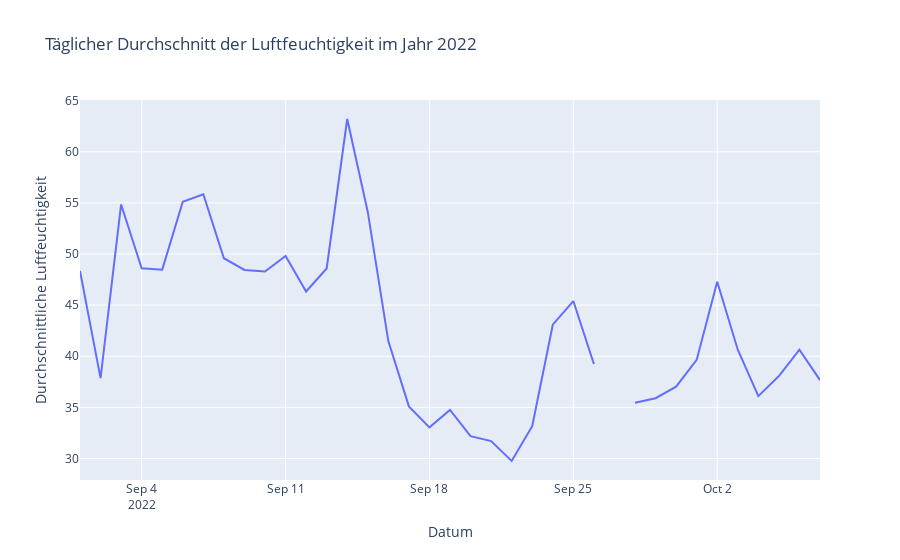

This figure's notebook cell:
### Code cell
fig = px.line(daily_avg_hum_2022, x='date_time', y='hum', title='Täglicher Durchschnitt der Luftfeuchtigkeit im Jahr 2022',
              labels={'date_time': 'Datum', 'hum': 'Durchschnittliche Luftfeuchtigkeit'})

fig.show()

### Figure 1 — Plotly figure (JSON) as saved in the notebook; plotly's stock layout.template omitted (floating-point values rounded to 4 significant figures)
{"data": [{"hovertemplate": "Datum=%{x}<br>Durchschnittliche Luftfeuchtigkeit=%{y}<extra></extra>", "legendgroup": "", "line": {"color": "#636efa", "dash": "solid"}, "marker": {"symbol": "circle"}, "mode": "lines", "name": "", "orientation": "v", "showlegend": false, "type": "scatter", "x": ["2022-09-01T00:00:00", "2022-09-02T00:00:00", "2022-09-03T00:00:00", "2022-09-04T00:00:00", "2022-09-05T00:00:00", "2022-09-06T00:00:00", "2022-09-07T00:00:00", "2022-09-08T00:00:00", "2022-09-09T00:00:00", "2022-09-10T00:00:00", "2022-09-11T00:00:00", "2022-09-12T00:00:00", "2022-09-13T00:00:00", "2022-09-14T00:00:00", "2022-09-15T00:00:00", "2022-09-16T00:00:00", "2022-09-17T00:00:00", "2022-09-18T00:00:00", "2022-09-19T00:00:00", "2022-09-20T00:00:00", "2022-09-21T00:00:00", "2022-09-22T00:00:00", "2022-09-23T00:00:00", "2022-09-24T00:00:00", "2022-09-25T00:00:00", "2022-09-26T00:00:00", "2022-09-27T00:00:00", "2022-09-28T00:00:00", "2022-09-29T00:00:00", "2022-09-30T00:00:00", "2022-10-01T00:00:00", "2022-10-02T00:00:00", "2022-10-03T00:00:00", "2022-10-04T00:00:00", "2022-10-05T00:00:00", "2022-10-06T00:00:00", "2022-10-07T00:00:00"], "xaxis": "x", "y": [48.35, 37.86, 54.84, 48.59, 48.47, 55.11, 55.85, 49.59, 48.44, 48.28, 49.8, 46.34, 48.58, 63.2, 54.12, 41.48, 35.1, 33.04, 34.75, 32.19, 31.71, 29.76, 33.15, 43.09, 45.4, 39.24, null, 35.44, 35.89, 37.02, 39.64, 47.29, 40.63, 36.1, 38.06, 40.64, 37.66], "yaxis": "y"}], "layout": {"legend": {"tracegroupgap": 0}, "title": {"text": "Täglicher Durchschnitt der Luftfeuchtigkeit im Jahr 2022"}, "xaxis": {"anchor": "y", "domain": [0, 1], "title": {"text": "Datum"}}, "yaxis": {"anchor": "x", "domain": [0, 1], "title": {"text": "Durchschnittliche Luftfeuchtigkeit"}}}}
